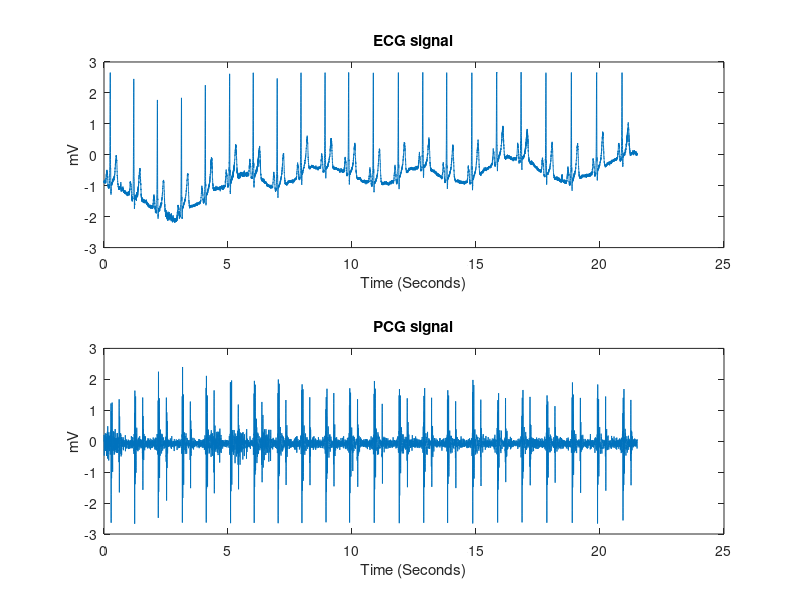
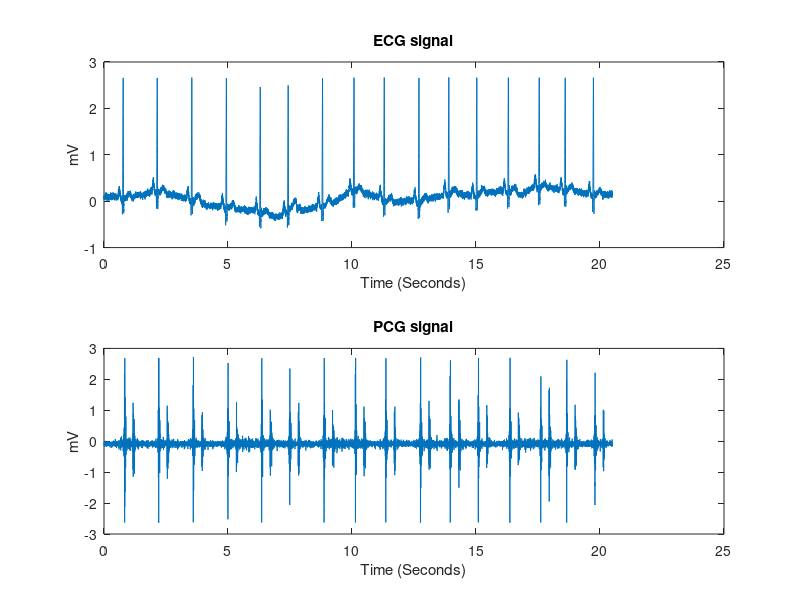
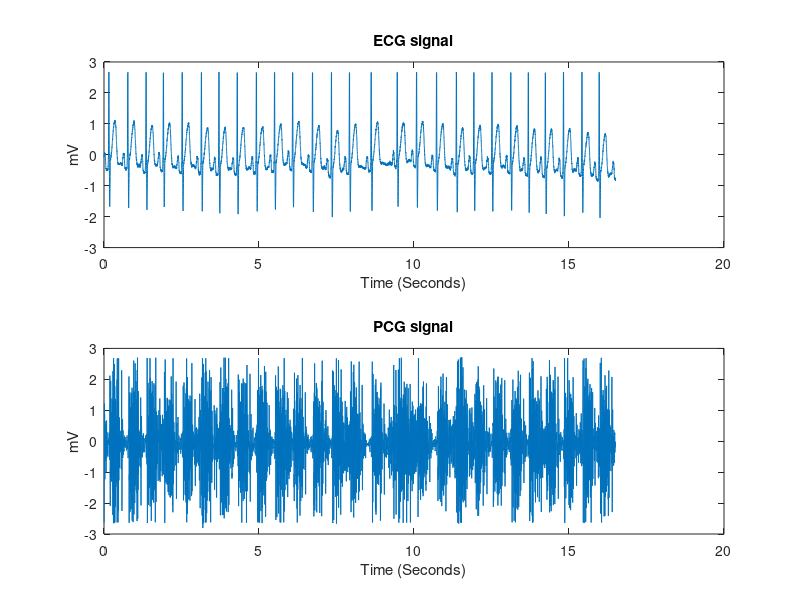
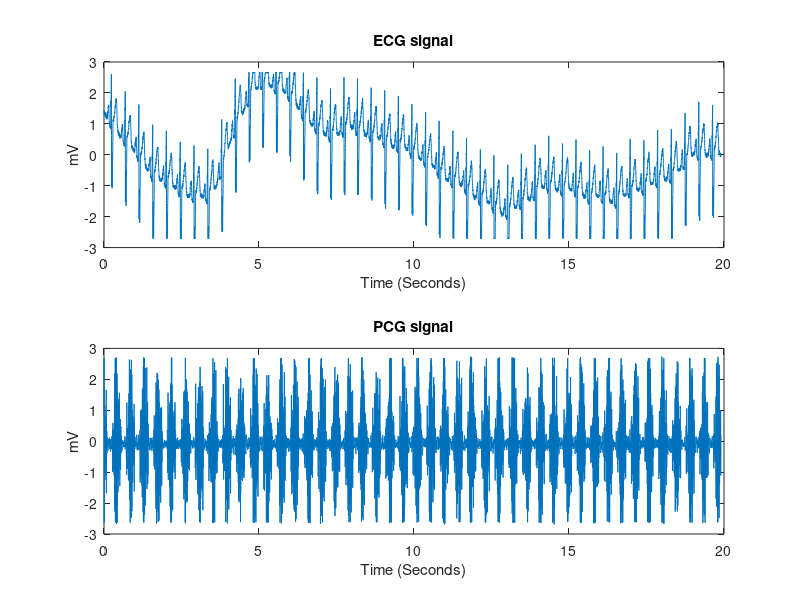

MATLAB code for these plots, in order: (Note: this script raises an error after producing the figures.)
data6 = load('data6.mat');
data = data6.data;
cycles = data6.cycles;
% ==== Plotting the ECG and PCG ==== %
%sound(data(5).PCG,1000);

for i = 1:5
    figure(i);
    subplot(2,1,1);
    plot(data(i).t,data(i).ECG)
    xlabel('Time (Seconds)');
    ylabel('mV');
    title('ECG signal')
    subplot(2,1,2);
    plot(data(i).t,data(i).PCG)
    xlabel('Time (Seconds)');
    ylabel('mV');
    title('PCG signal')
end
hold on


for i = 6:10
    figure(i);
    subplot(3,1,1);
    plot(cycles(i-5).t,cycles(i-5).ECG)
    xlabel('Time (Seconds)');
    ylabel('mV');
    title('ECG signal for 2 cycles')
    subplot(3,1,2);
    plot(cycles(i-5).t,cycles(i-5).PCG)
    xlabel('Time (Seconds)');
    ylabel('mV');
    title('PCG signal for 2 cycles')
    subplot(3,1,3);
    spectrogram(cycles(i-5).PCG,50,45,[],'MinThreshold',-30,'yaxis')
end

% ==== resample ==== %
for i = 1:5
    R_data(i).ECG = resample(data(i).ECG,1,5);
    R_data(i).ECG = R_data(i).ECG-R_data(i).ECG(1,1);
end
% ==== Low Pass Filter  H(z) = 1/32*((1 - z^(-6))^2)/(1 - z^(-1))^2 ==== %
b = [1 0 0 0 0 0 -2 0 0 0 0 0 1];
a = [1 -2 1]*32;
for i = 1:5
    R_data(i).ECG = filter(b,a,R_data(i).ECG);
end
% ==== High Pass filter (All pass filter - Low pass filter) H(z) = (-1+32z^(-16)+z^(-32))/(1+z^(-1)) ==== %
b_h = [-1 0 0 0 0 0 0 0 0 0 0 0 0 0 0 0 32 -32 0 0 0 0 0 0 0 0 0 0 0 0 0 0 1];
a_h = [1 -1]*32;
for i = 1:5
    R_data(i).ECG = filter(b_h,a_h,R_data(i).ECG);
end
% ==== Derivative operator H(z) = (1/8)(-z^(-2) - 2z^(-1) + 2z + z^(2))==== %
b_der = [1 2 0 -2 -1].*(1/8);
a_der = 1;
for i = 1:5
    R_data(i).ECG = filter(b_der,a_der,R_data(i).ECG);
end
% ==== Squaring operation ==== %
for i = 1:5
    R_data(i).ECG = (R_data(i).ECG).^2;
end
% ==== Moving Window Integration ==== %
b_int = ones(1,30);
a_int = 30;
for i = 1:5
    R_data(i).ECG = filter(b_int,a_int,R_data(i).ECG);
end
% ==== Peak detection ==== %
for i = 1:5
    [peakOnsets,peakOffsets]=detectPeaks(R_data(i).ECG);
    peakOnset(i).start = peakOnsets*5;
    peakOffset(i).end = peakOnsets*5+330;
    figure(i)
    subplot(2,1,2)
    hold on
    %plot(data(i).t(peakOnsets*5),data(i).PCG(peakOnsets*5),'r*');
    plot(data(i).t(peakOnsets*5),0,'r*');
    hold on
    plot(data(i).t((peakOnsets*5)+330),0,'ro');
   
end
% ==== Segment the systolic parts of the PCG signals ==== %

figure
for i = 1:5
    subplot(5,3,1+3*(i-1));
    plot(data(i).t(1,peakOnset(i).start(1):peakOffset(i).end(1)),data(i).PCG(peakOnset(i).start(1):peakOffset(i).end(1)));
    subplot(5,3,2+3*(i-1));
    [PSD,f] = pwelch(data(i).PCG(peakOnset(i).start(1):peakOffset(i).end(1)),[],[],[],1000);
    PSDD(i).p = PSD;
    fF(i).f = f;
    plot(fF(i).f,(PSDD(i).p))
    xlabel('Frequency (Hz)')
    ylabel('PSD (dB/Hz)')
    MeanF(i) = meanfreq(PSDD(i).p,fF(i).f);
end 
subplot(5,3,3);
for aa = 1:length(peakOnset(1).start)
    [PSDa,fa] = pwelch(data(1).PCG(peakOnset(1).start(aa):peakOffset(1).end(aa)),[],[],[],1000);
    PSDDa(:,aa) = PSDa;
    Average_PSD1 = mean(PSDDa,2);
end
plot(fF(1).f,Average_PSD1);
subplot(5,3,6);
for aa = 1:length(peakOnset(2).start)
    [PSDb,fb] = pwelch(data(2).PCG(peakOnset(2).start(aa):peakOffset(2).end(aa)),[],[],[],1000);
    PSDDb(:,aa) = PSDb;
    Average_PSD2 = mean(PSDDb,2);
end
plot(fF(2).f,Average_PSD2);
subplot(5,3,9);
for aa = 1:length(peakOnset(3).start)
    [PSDc,fc] = pwelch(data(3).PCG(peakOnset(3).start(aa):peakOffset(3).end(aa)),[],[],[],1000);
    PSDDc(:,aa) = PSDc;
    Average_PSD3 = mean(PSDDc,2);
end
plot(fF(3).f,Average_PSD3);
subplot(5,3,12);
for aa = 1:length(peakOnset(4).start)
    [PSDd,fd] = pwelch(data(4).PCG(peakOnset(4).start(aa):peakOffset(4).end(aa)),[],[],[],1000);
    PSDDd(:,aa) = PSDd;
    Average_PSD4 = mean(PSDDd,2);
end
plot(fF(4).f,Average_PSD4);
subplot(5,3,15);
for aa = 1:length(peakOnset(5).start)
    [PSDe,fe] = pwelch(data(5).PCG(peakOnset(5).start(aa):peakOffset(5).end(aa)),[],[],[],1000);
    PSDDe(:,aa) = PSDe;
    Average_PSD5 = mean(PSDDe,2);
end
plot(fF(5).f,Average_PSD5);


    
    